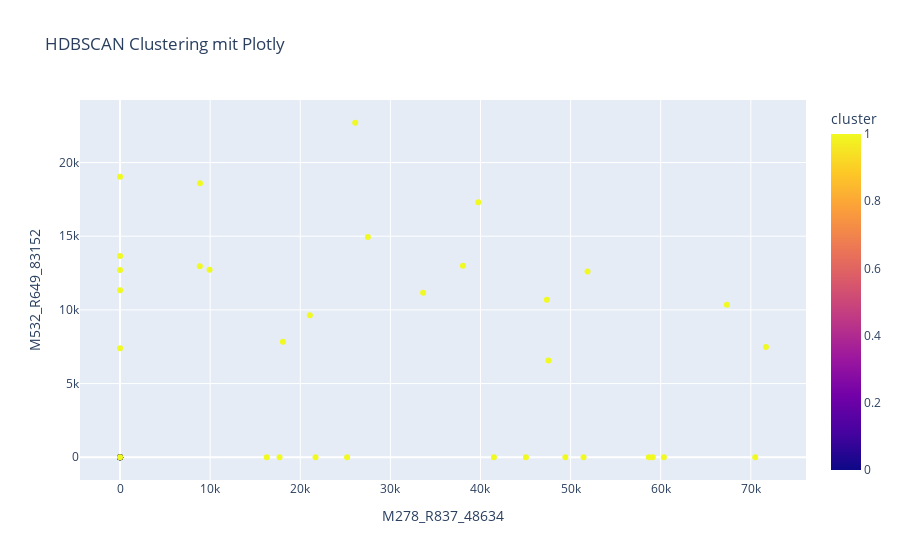

The code cell stored with this chart in its notebook:
### Markdown cell above
### Hierarchical Density-Based Spatial Clustering of Application (HDBSCAN)

### Code cell
from src.StreamPort.ml.MachineLearningEngine import MachineLearningEngine
import pandas as pd
import numpy as np
from sklearn.cluster import HDBSCAN
from sklearn.preprocessing import LabelEncoder
import plotly.express as px

# Initialisiere die MachineLearningEngine und lade die Analysen aus der CSV-Datei
path = 'feature_list.csv'
engine = MachineLearningEngine()
engine.add_analyses_from_csv(path)
engine.print()

# Lade die Daten und entferne die Spalte 'name'
df = pd.read_csv(path)
data = df.drop(columns=['name'])

# Kategorische Daten in numerische Werte umwandeln
label_encoders = {}
for column in data.columns:
    if data[column].dtype == 'object':  # Nur auf Spalten mit Objektdatentyp anwenden
        le = LabelEncoder()
        data[column] = le.fit_transform(data[column])
        label_encoders[column] = le

# Zwei zufällige Spalten für die Visualisierung auswählen
random_columns = np.random.choice(data.columns, 2, replace=False)

# HDBSCAN-Clustering anwenden
clusterer = HDBSCAN(min_cluster_size=3)
cluster_labels = clusterer.fit_predict(data)
data['cluster'] = cluster_labels  # Cluster-Labels zu den Daten hinzufügen

# Plotly-Scatterplot erstellen
fig = px.scatter(
    data,
    x=random_columns[0],
    y=random_columns[1],
    color='cluster',
    title='HDBSCAN Clustering mit Plotly'
)
fig.show()

### Figure 1 — Plotly figure (JSON) as saved in the notebook; plotly's stock layout.template omitted (floating-point values rounded to 4 significant figures)
{"data": [{"hovertemplate": "M278_R837_48634=%{x}<br>M532_R649_83152=%{y}<br>cluster=%{marker.color}<extra></extra>", "legendgroup": "", "marker": {"color": [0, 1, 1, 1, 1, 0, 1, 1, 1, 1, 0, 1, 1, 1, 1, 0, 1, 1, 1, 1, 0, 1, 1, 1, 1, 0, 1, 1, 1, 1, 0, 1, 1, 1, 1, 0, 1, 1, 1, 1, 0, 1, 1, 1, 1], "coloraxis": "coloraxis", "symbol": "circle"}, "mode": "markers", "name": "", "orientation": "v", "showlegend": false, "type": "scatter", "x": [0, 38050.0, 26100.0, 8873.0, 0, 0, 39760.0, 27500.0, 8850.0, 0, 0, 47370.0, 33630.0, 9937.0, 0, 0, 67350.0, 47550.0, 18070.0, 0, 0, 71680.0, 51880.0, 21060.0, 0, 0, 58680.0, 41490.0, 16280.0, 0, 0, 60350.0, 45040.0, 25200.0, 0, 0, 70490.0, 51440.0, 21700.0, 0, 0, 59120.0, 49420.0, 17700.0, 0], "xaxis": "x", "y": [0, 13000.0, 22700.0, 18590.0, 11330.0, 0, 17310.0, 14950.0, 12970.0, 19030.0, 0, 10690.0, 11160.0, 12730.0, 13660.0, 0, 10360.0, 6560.0, 7832.0, 7393.0, 0, 7484.0, 12600.0, 9642.0, 12710.0, 0, 0, 0, 0, 0, 0, 0, 0, 0, 0, 0, 0, 0, 0, 0, 0, 0, 0, 0, 0], "yaxis": "y"}], "layout": {"coloraxis": {"colorbar": {"title": {"text": "cluster"}}, "colorscale": [[0, "#0d0887"], [0.1111, "#46039f"], [0.2222, "#7201a8"], [0.3333, "#9c179e"], [0.4444, "#bd3786"], [0.5556, "#d8576b"], [0.6667, "#ed7953"], [0.7778, "#fb9f3a"], [0.8889, "#fdca26"], [1, "#f0f921"]]}, "legend": {"tracegroupgap": 0}, "title": {"text": "HDBSCAN Clustering mit Plotly"}, "xaxis": {"anchor": "y", "domain": [0, 1], "title": {"text": "M278_R837_48634"}}, "yaxis": {"anchor": "x", "domain": [0, 1], "title": {"text": "M532_R649_83152"}}}}
